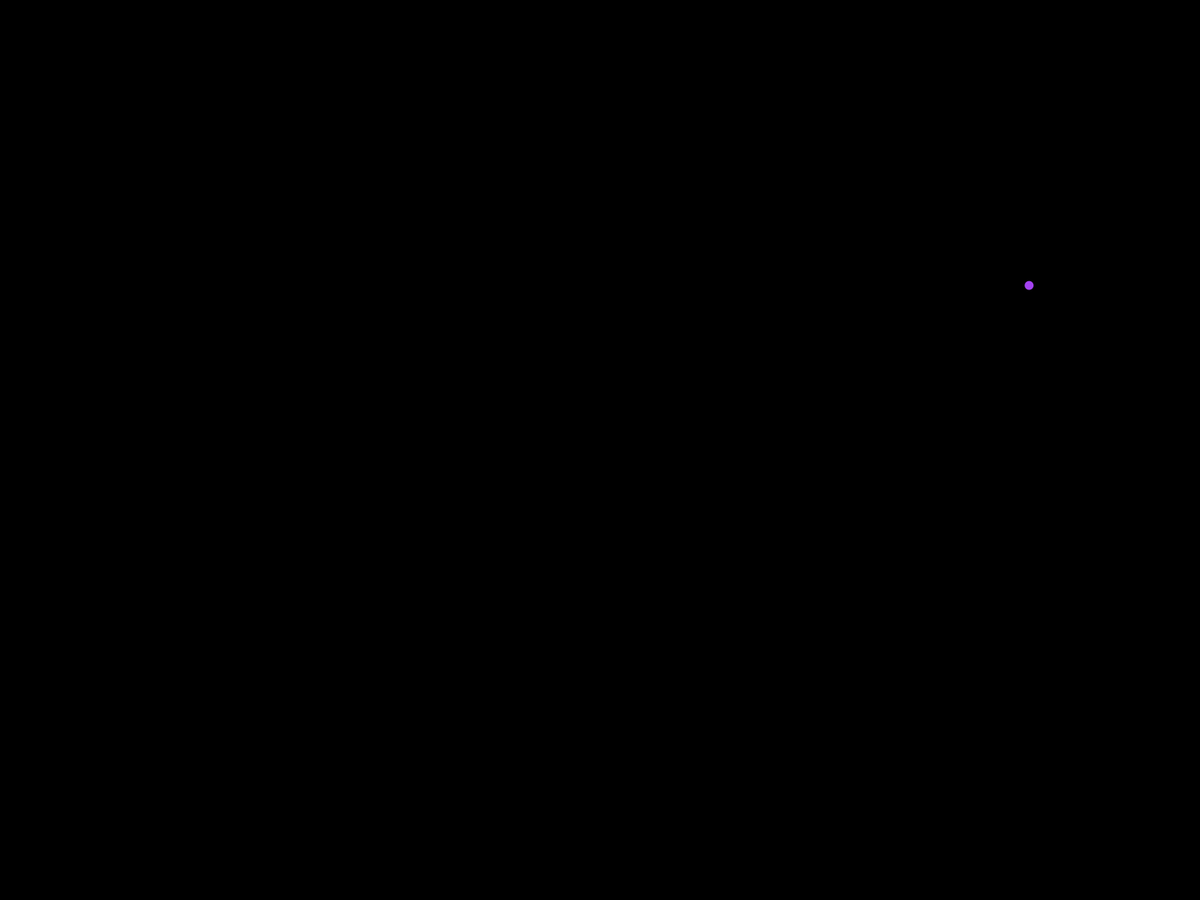
Frame 1 (no input)
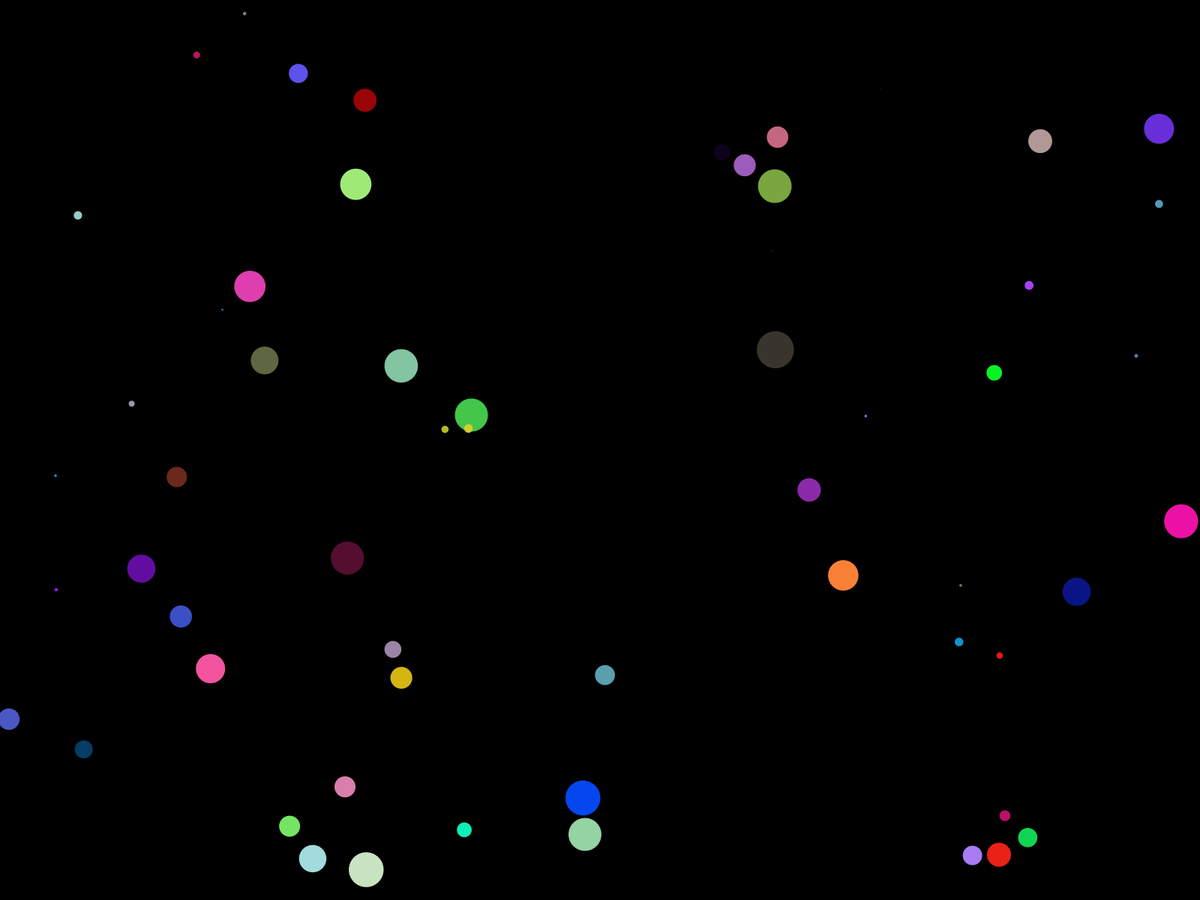
Frame 60 (the mouse pressed at the canvas centre just before this capture)
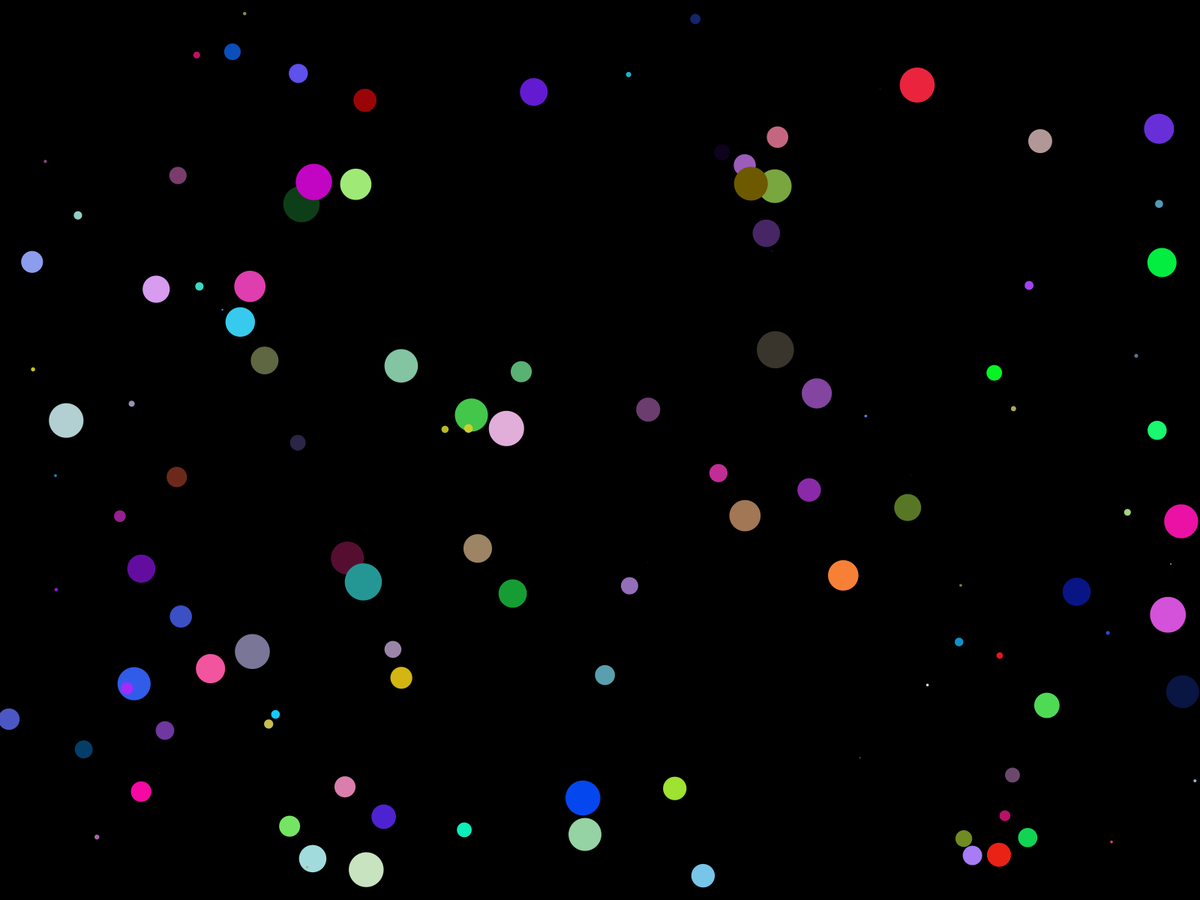
Frame 120 (the mouse held since frame 60 and released just before this capture)

The Processing sketch that drew these frames (run headless with seeded random() and noise(); from frame 60 on, the mouse is pressed at the canvas centre):

// Processing sketch: colorful_circles
// ── colorful_circles.pde
float r;

void setup(){
  fullScreen();
  background(0);
}


void draw(){
  noStroke();
  ellipseMode(CENTER);
  fill(random(255),random(255),random(255));
  r = random(50);
  ellipse(random(width),random(height),r,r);
  delay(100);
}
